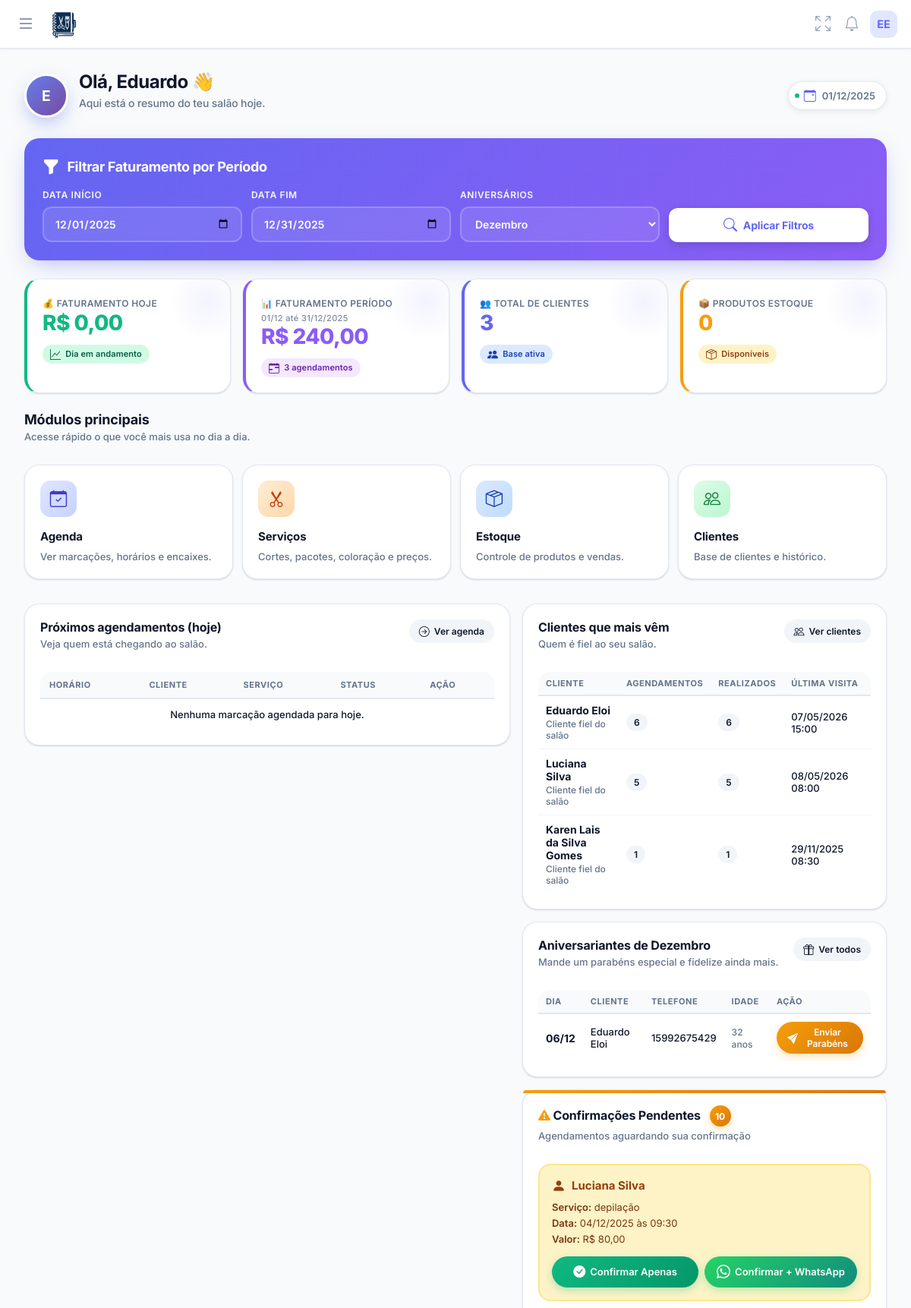
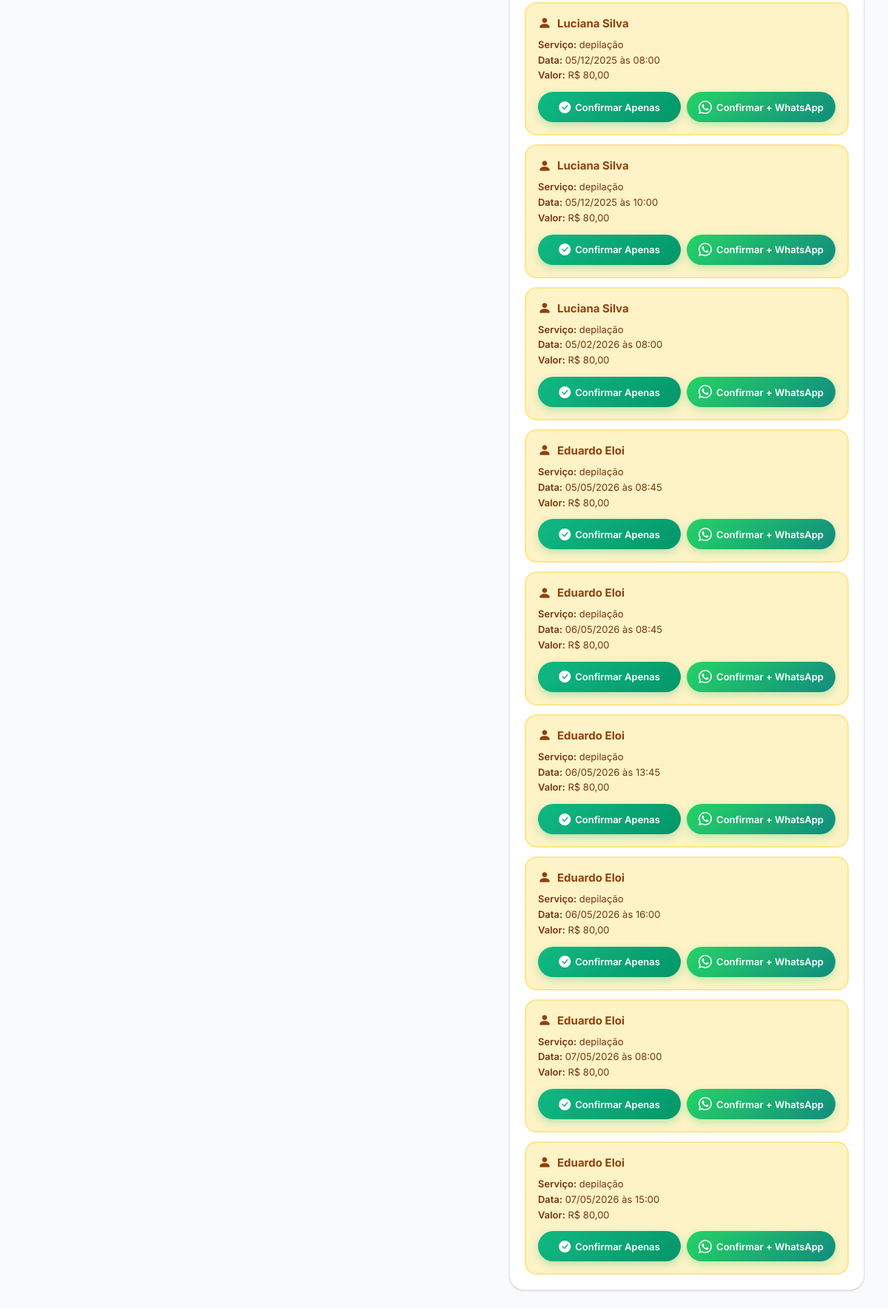
The app's page /pages/dashboard.php (signed in) with its own data (2 pictures, top to bottom).
### tables this page shows
CREATE TABLE usuarios (
        id INTEGER PRIMARY KEY AUTOINCREMENT,
        nome TEXT, email TEXT, telefone TEXT, foto TEXT, biografia TEXT,
        cep TEXT, endereco TEXT, numero TEXT, bairro TEXT, cidade TEXT, estado TEXT,
        criado_em DATETIME DEFAULT CURRENT_TIMESTAMP
    , senha TEXT, estabelecimento TEXT, cor_tema TEXT DEFAULT '#4f46e5', ultimo_login DATETIME, ativo INTEGER DEFAULT 1, data_expiracao DATE, is_vitalicio INTEGER DEFAULT 0, quem_indicou TEXT, valor_mensalidade REAL DEFAULT 19.90, indicado_por TEXT, valor_mensal REAL DEFAULT 19.90, token_recuperacao TEXT, token_validade DATETIME, tipo_estabelecimento TEXT DEFAULT 'Salão de Beleza', instagram TEXT);

CREATE TABLE clientes (
        id INTEGER PRIMARY KEY AUTOINCREMENT,
        user_id INTEGER NOT NULL,
        nome TEXT NOT NULL,
        telefone TEXT,
        email TEXT,
        data_nascimento DATE,
        observacoes TEXT, 
        criado_em DATETIME DEFAULT CURRENT_TIMESTAMP
    , cpf TEXT);

CREATE TABLE agendamentos (
        id INTEGER PRIMARY KEY AUTOINCREMENT,
        user_id INTEGER NOT NULL,
        cliente_nome TEXT NOT NULL,
        servico TEXT NOT NULL,
        data_agendamento DATE NOT NULL,
        horario TIME NOT NULL,
        status TEXT DEFAULT 'Pendente',
        observacoes TEXT,
        criado_em DATETIME DEFAULT CURRENT_TIMESTAMP
    , cliente_cpf TEXT, cliente_id INTEGER, valor REAL DEFAULT 0);

### pages/dashboard.php (the view, shortened to what the rows shown need)
<?php
$userId = $_SESSION['user_id'];
include '../includes/header.php';
include '../includes/menu.php';
include '../includes/db.php';
$hoje        = date('Y-m-d');
$mesAtual    = date('m');
$nomeUsuario = 'Profissional';
$mesFiltro  = $_GET['mes_aniversario'] ?? $mesAtual;
$stmt = $pdo->prepare("SELECT nome, estabelecimento FROM usuarios WHERE id = ?");
$stmt->execute([$userId]);
$user = $stmt->fetch();
if ($user && !empty($user['nome'])) {
    $nomeUsuario = explode(' ', $user['nome'])[0];
}
$nomeEstabelecimento = $user['estabelecimento'] ?? 'Nosso Salão';
$stmtAniv = $pdo->prepare("
    SELECT nome, data_nascimento, telefone
      FROM clientes
     WHERE user_id = :userId
       AND data_nascimento IS NOT NULL
       AND strftime('%m', data_nascimento) = :mes
  ORDER BY strftime('%d', data_nascimento)
");
$stmtAniv->execute([
    ':userId' => $userId,
    ':mes'    => str_pad($mesFiltro, 2, '0', STR_PAD_LEFT)
]);
$aniversariantes = $stmtAniv->fetchAll();
$stmtPendentes = $pdo->prepare("
    SELECT a.id, a.cliente_nome, a.servico, a.data_agendamento, a.horario, a.valor, c.telefone
      FROM agendamentos a
      LEFT JOIN clientes c ON a.cliente_nome = c.nome AND a.user_id = c.user_id
     WHERE a.user_id = :userId
       AND a.status = 'Pendente'
       AND a.data_agendamento >= :hoje
  ORDER BY a.data_agendamento ASC, a.horario ASC
  LIMIT 10
");
$stmtPendentes->execute([
    ':userId' => $userId,
    ':hoje' => $hoje
]);
$agendamentosPendentes = $stmtPendentes->fetchAll();
?>
<main class="app-dashboard-wrapper">
    <div class="welcome-section">
        <div class="welcome-left">
            <div class="avatar-circle">
                <?php echo strtoupper(mb_substr($nomeUsuario, 0, 1)); ?>
            </div>
            <div>
                <h1 class="welcome-title">Olá, <?php echo htmlspecialchars($nomeUsuario); ?> 👋</h1>
                <p class="welcome-subtitle">Aqui está o resumo do teu salão hoje.</p>
            </div>
        </div>
    </div>
    <div class="filters-card">
        <div class="filters-header">
            <h2 class="filters-title">Filtrar Faturamento por Período</h2>
        </div>
    </div>
    <div class="dashboard-panels">
        <div class="panel-column">
            <div class="recent-section">
                <div class="table-responsive">
                    <table class="custom-table">
                        <thead>
                            <tr>
                                <th>Horário</th>
                                <th>Cliente</th>
                                <th>Serviço</th>
                                <th>Status</th>
                                <th>Ação</th>
                            </tr>
                        </thead>
                    </table>
                </div>
            </div>
        </div>
        <div class="panel-column">
            <div class="recent-section">
                <div class="table-responsive">
                    <table class="custom-table small">
                        <thead>
                            <tr>
                                <th>Cliente</th>
                                <th>Agendamentos</th>
                                <th>Realizados</th>
                                <th>Última visita</th>
                            </tr>
                        </thead>
                    </table>
                </div>
            </div>
            <div class="recent-section">
                <div class="table-responsive">
                    <table class="custom-table small">
                        <thead>
                            <tr>
                                <th>Dia</th>
                                <th>Cliente</th>
                                <th>Telefone</th>
                                <th>Idade</th>
                                <th>Ação</th>
                            </tr>
                        </thead>
                        <tbody>
                            <?php if (!empty($aniversariantes)): ?>
                                <?php foreach ($aniversariantes as $cli): ?>
                                    <?php
                                    $dia = '-';
                                    $idadeLabel = '-';
                                    $idade = 0;
                                    if (!empty($cli['data_nascimento'])) {
                                        $nasc = new DateTime($cli['data_nascimento']);
                                        $dia = $nasc->format('d/m');
                                        $hojeDt = new DateTime('today');
                                        $idade = $hojeDt->diff($nasc)->y;
                                        $idadeLabel = $idade . ' anos';
                                    }
                                    ?>
                                    <tr>
                                        <td data-label="Dia">
                                            <span class="birthday-day"><?php echo $dia; ?></span>
                                        </td>
                                        <td data-label="Cliente"><?php echo htmlspecialchars($cli['nome']); ?></td>
                                        <td data-label="Telefone"><?php echo htmlspecialchars($cli['telefone'] ?? '-'); ?></td>
                                        <td data-label="Idade">
                                            <span class="birthday-age"><?php echo $idadeLabel; ?></span>
                                        </td>
                                        <td data-label="Ação">
                                            <button class="btn-send-birthday" onclick="abrirMensagemAniversario('<?php echo htmlspecialchars(addslashes($cli['nome'])); ?>', '<?php echo htmlspecialchars($cli['telefone'] ?? ''); ?>', <?php echo $idade; ?>)">
                                                <i class="bi bi-send-fill"></i>
                                                Enviar Parabéns
                                            </button>
                                        </td>
                                    </tr>
                                <?php endforeach; ?>
                            <?php endif; ?>
                        </tbody>
                    </table>
                </div>
            </div>
            <?php if (!empty($agendamentosPendentes)): ?>
            <div class="pendentes-section">
                <?php foreach ($agendamentosPendentes as $pend): ?>
                    <div class="pendente-item">
                        <div class="pendente-cliente">
                            <i class="bi bi-person-fill"></i>
                            <?php echo htmlspecialchars($pend['cliente_nome']); ?>
                        </div>
                        <div class="pendente-detalhes">
                            <strong>Serviço:</strong> <?php echo htmlspecialchars($pend['servico']); ?><br>
                            <strong>Data:</strong> <?php echo date('d/m/Y', strtotime($pend['data_agendamento'])); ?> às <?php echo date('H:i', strtotime($pend['horario'])); ?><br>
                            <strong>Valor:</strong> R$ <?php echo number_format($pend['valor'], 2, ',', '.'); ?>
                        </div>
                        <div class="pendente-actions">
                            <button class="btn-confirmar" onclick="confirmarAgendamento(<?php echo $pend['id']; ?>)">
                                <i class="bi bi-check-circle-fill"></i>
                                Confirmar Apenas
                            </button>
                            <?php if (!empty($pend['telefone'])): ?>
                                <a href="https://wa.me/55<?php echo preg_replace('/[^0-9]/', '', $pend['telefone']); ?>?text=<?php
                                    $msg = "Olá, {$pend['cliente_nome']}! 👋\n\n";
                                    $msg .= "Seu agendamento no {$nomeEstabelecimento} foi confirmado! ✅\n\n";
                                    $msg .= "📅 Data: " . date('d/m/Y', strtotime($pend['data_agendamento'])) . "\n";
                                    $msg .= "🕐 Horário: " . date('H:i', strtotime($pend['horario'])) . "\n";
                                    $msg .= "✂️ Serviço: {$pend['servico']}\n";
                                    $msg .= "💰 Valor: R$ " . number_format($pend['valor'], 2, ',', '.') . "\n\n";
                                    $msg .= "Te esperamos! 💜";
                                    echo urlencode($msg);
                                ?>"
                                   class="btn-whats-pendente"
                                   target="_blank"
                                   onclick="confirmarAgendamento(<?php echo $pend['id']; ?>, false)">
                                    <i class="bi bi-whatsapp"></i>
                                    Confirmar + WhatsApp
                                </a>
                            <?php endif; ?>
                        </div>
                    </div>
                <?php endforeach; ?>
            </div>
            <?php endif; ?>
        </div>
    </div>
</main>
<?php include '../includes/footer.php'; ?>

### includes/menu.php (shortened to what the rows shown need)
<?php
$iniciais  = 'V';
if (isset($pdo) && isset($_SESSION['user_id'])) {
    $stmtUser = $pdo->prepare("SELECT nome, email FROM usuarios WHERE id = ? LIMIT 1");
    $stmtUser->execute([$_SESSION['user_id']]);
    $dadoUsuario = $stmtUser->fetch(PDO::FETCH_ASSOC);
    if ($dadoUsuario && !empty($dadoUsuario['nome'])) {
        $userName = $dadoUsuario['nome'];
        $partesNome = explode(' ', trim($userName));
        $primeiraLetra = mb_substr($partesNome[0], 0, 1);
        $ultimaLetra   = '';
        if (count($partesNome) > 1) {
            $ultimoNome  = end($partesNome);
            $ultimaLetra = mb_substr($ultimoNome, 0, 1);
        }
        $iniciais = strtoupper($primeiraLetra . $ultimaLetra);
    }
}
?>
<link rel="stylesheet" href="https://cdn.jsdelivr.net/npm/bootstrap-icons@1.11.3/font/bootstrap-icons.min.css">
<nav class="app-navbar">
    <div style="display:flex; align-items:center; gap:10px;">
        <div style="position:relative;">
            <div class="navbar-avatar" id="userAvatarBtn">
                <?php echo $iniciais; ?>
            </div>
        </div>
    </div>
</nav>

### records on screen
usuarios: nome "EE", nome "E", nome "Eduardo"
clientes: data_nascimento "06/12", nome "Eduardo Eloi", telefone "15992675429", data_nascimento "32 anos"
agendamentos: cliente_nome "Luciana Silva", servico "depilação", data_agendamento "04/12/2025", horario "09:30", valor "80,00"
agendamentos: cliente_nome "Luciana Silva", servico "depilação", data_agendamento "05/12/2025", horario "08:00", valor "80,00"
agendamentos: cliente_nome "Luciana Silva", servico "depilação", data_agendamento "05/12/2025", horario "10:00", valor "80,00"
agendamentos: cliente_nome "Luciana Silva", servico "depilação", data_agendamento "05/02/2026", horario "08:00", valor "80,00"
agendamentos: cliente_nome "Eduardo Eloi", servico "depilação", data_agendamento "05/05/2026", horario "08:45", valor "80,00"
agendamentos: cliente_nome "Eduardo Eloi", servico "depilação", data_agendamento "06/05/2026", horario "08:45", valor "80,00"
agendamentos: cliente_nome "Eduardo Eloi", servico "depilação", data_agendamento "06/05/2026", horario "13:45", valor "80,00"
agendamentos: cliente_nome "Eduardo Eloi", servico "depilação", data_agendamento "06/05/2026", horario "16:00", valor "80,00"
agendamentos: cliente_nome "Eduardo Eloi", servico "depilação", data_agendamento "07/05/2026", horario "08:00", valor "80,00"
agendamentos: cliente_nome "Eduardo Eloi", servico "depilação", data_agendamento "07/05/2026", horario "15:00", valor "80,00"

### other values on screen
$faturamentoHoje "0,00"
$faturamentoPeriodo "240,00"
$totalAgendamentosPeriodo "3"
$totalClientes "3"
$totalProdutos "0"
$cli['nome_cliente'] "Eduardo Eloi"
$cli['total_agendamentos'] "6"
$cli['total_realizados'] "6"
$dt->format('d/m/Y H:i') "07/05/2026 15:00"
$cli['nome_cliente'] "Luciana Silva"
$cli['total_agendamentos'] "5"
$cli['total_realizados'] "5"
$dt->format('d/m/Y H:i') "08/05/2026 08:00"
$cli['nome_cliente'] "Karen Lais da Silva Gomes"
$cli['total_agendamentos'] "1"
